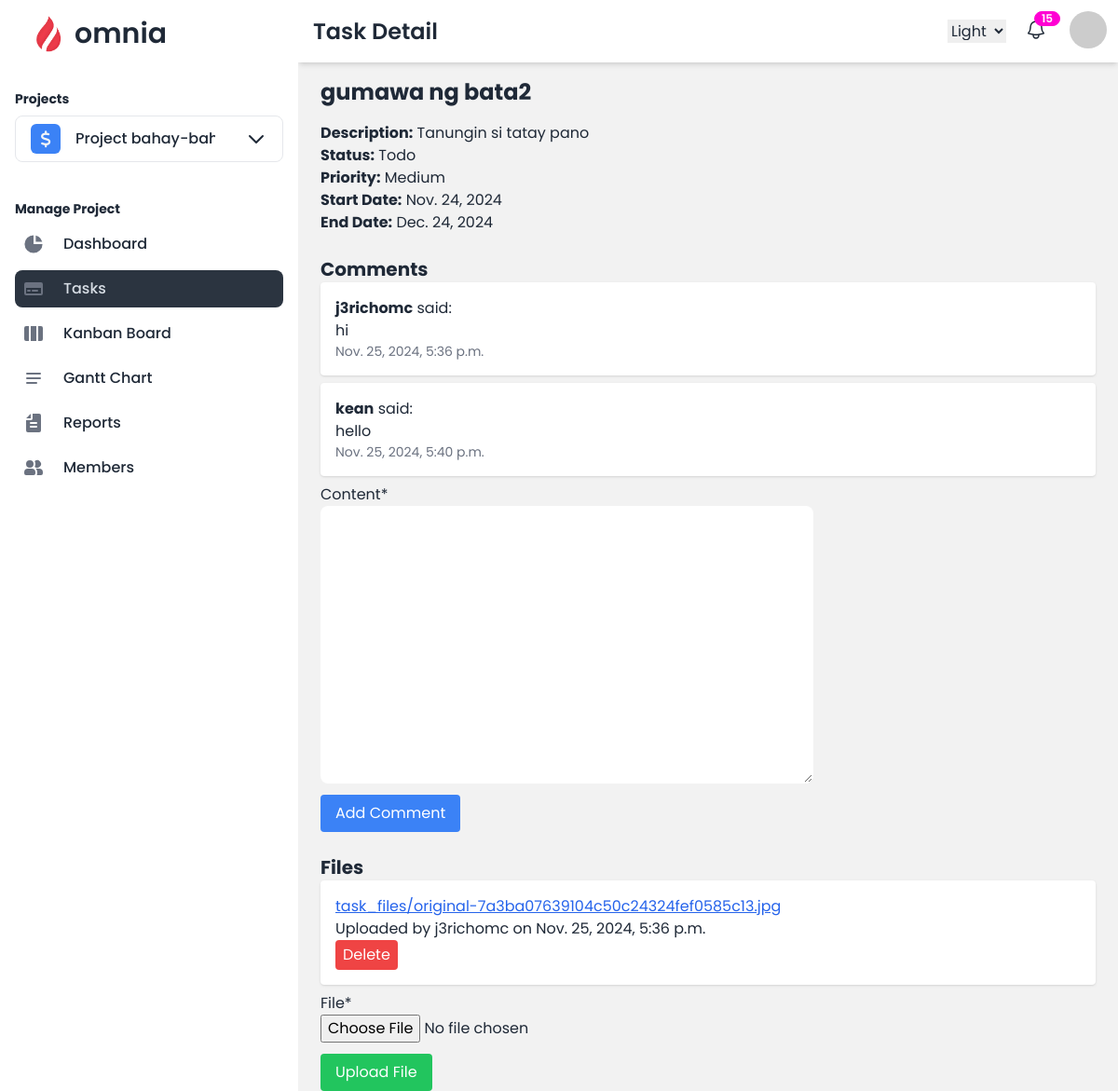
Screenshot of /projects/tasks/1/ (signed in) with the database file from the repository.
### projects/models.py (models this page shows, shortened)
class Task(models.Model):
    STATUS_CHOICES = [
        ('todo', 'Todo'),
        ('in_progress', 'In Progress'),
        ('review', 'Review'),
        ('completed', 'Completed'),
    ]
    PRIORITY_CHOICES = [
        ('high', 'High'),
        ('medium', 'Medium'),
        ('low', 'Low'),
    ]
    name = models.CharField(max_length=255)
    description = models.TextField(blank=True, null=True)
    status = models.CharField(max_length=20, choices=STATUS_CHOICES, default='todo')
    priority = models.CharField(max_length=10, choices=PRIORITY_CHOICES, default='medium')
    start_date = models.DateField()
    end_date = models.DateField()
    created_at = models.DateTimeField(auto_now_add=True)
    sprint = models.ForeignKey(Sprint, on_delete=models.CASCADE, related_name='tasks', blank=True, null=True)
    project = models.ForeignKey(Project, on_delete=models.CASCADE, related_name='tasks')
    assigned_members = models.ManyToManyField(settings.AUTH_USER_MODEL, related_name='tasks', blank=True)
    assigned_teams = models.ManyToManyField(ProjectTeam, related_name='tasks', blank=True)

class TaskComment(models.Model):
    task = models.ForeignKey('Task', on_delete=models.CASCADE, related_name='comments')
    author = models.ForeignKey(settings.AUTH_USER_MODEL, on_delete=models.CASCADE)
    content = models.TextField()
    created_at = models.DateTimeField(auto_now_add=True)

class TaskFile(models.Model):
    task = models.ForeignKey('Task', on_delete=models.CASCADE, related_name='files')
    file = models.FileField(
        upload_to='task_files/',
        validators=[FileExtensionValidator(allowed_extensions=['jpg', 'jpeg', 'png', 'pdf', 'zip'])],
    )
    uploaded_by = models.ForeignKey(settings.AUTH_USER_MODEL, on_delete=models.CASCADE)
    uploaded_at = models.DateTimeField(auto_now_add=True)

class Project(models.Model):
    COLOR_CHOICES = [
        ('purple', 'Purple'),
        ('red', 'Red'),
        ('amber', 'Amber'),
        ('blue', 'Blue'),
        ('green', 'Green'),
        ('teal', 'Teal'),
        ('yellow', 'Yellow'),
        ('orange', 'Orange'),
        ('pink', 'Pink'),
        ('gray', 'Grey'),
    ]
    name = models.CharField(max_length=100)
    emoji_icon = models.CharField(max_length=255, blank=True, null=True)
    description = models.TextField(blank=True, null=True)
    color = models.CharField(max_length=20, choices=COLOR_CHOICES, default='blue')
    start_date = models.DateField()
    end_date = models.DateField()
    current_sprint = models.ForeignKey('Sprint', on_delete=models.CASCADE, related_name='current_sprint', blank=True, null=True)
    created_at = models.DateTimeField(auto_now_add=True)
    owner = models.ForeignKey(settings.AUTH_USER_MODEL, on_delete=models.CASCADE, related_name='owned_projects')

### users/models.py (models this page shows)
class CustomUser(AbstractUser):
    email = models.EmailField(unique=True, blank=False, null=False)
    is_first_login = models.BooleanField(default=True)
    MEMBER = 'member'
    MANAGER = 'manager'
    ROLE_CHOICES = [
        (MEMBER, 'Member'),
        (MANAGER, 'Manager'),
    ]
    role = models.CharField(max_length=10, choices=ROLE_CHOICES, default=MANAGER)
    profile_picture = models.ImageField(upload_to='profile_pictures/', blank=True, null=True)

### projects/views.py (the view)
# urls.py: path('tasks/<int:task_id>/', views.task_detail, name='task_detail'),
@login_required
def task_detail(request, task_id):
    task = Task.objects.get(id=task_id)
    comments = task.comments.all()
    files = task.files.all()
    if request.method == 'POST':
        if 'comment' in request.POST:
            comment_form = TaskCommentForm(request.POST)
            if comment_form.is_valid():
                comment = comment_form.save(commit=False)
                comment.task = task
                comment.author = request.user
                comment.save()
                return redirect('task_detail', task_id=task_id)
        if 'file' in request.FILES:
            file_form = TaskFileForm(request.POST, request.FILES)
            if file_form.is_valid():
                task_file = file_form.save(commit=False)
                task_file.task = task
                task_file.uploaded_by = request.user
                task_file.save()
                return redirect('task_detail', task_id=task_id)
    else:
        comment_form = TaskCommentForm()
        file_form = TaskFileForm()
    return render(
        request,
        'projects/task_detail.html',
        {
            'task': task,
            'comments': comments,
            'files': files,
            'comment_form': comment_form,
            'file_form': file_form,
        },
    )

### projects/forms.py
class TaskCommentForm(forms.ModelForm):
    class Meta:
        model = TaskComment
        fields = ['content']

class TaskFileForm(forms.ModelForm):
    class Meta:
        model = TaskFile
        fields = ['file']

### projects/context_processors.py (called while the page is built)
def user_projects(request):
    if request.user.is_authenticated:
        projects = Project.objects.filter(owner=request.user)
        return {'user_projects': projects}
    return {}

### projects/templatetags/custom_filters.py (called while the page is built)
@register.filter
def get_item(value, key):
    for item in value:
        if item.id == int(key):
            return item
    return None

### projects/templates/projects/task_detail.html (shortened to what this page needs)
{% extends 'project_base.html' %}
{% load crispy_forms_tags %}
{% block heading %}Task Detail{% endblock %}
{% block content %}
<h1 class="text-2xl font-bold mb-4">{{ task.name }}</h1>
<p><strong>Description:</strong> {{ task.description }}</p>
<p><strong>Status:</strong> {{ task.get_status_display }}</p>
<p><strong>Priority:</strong> {{ task.get_priority_display }}</p>
<p><strong>Start Date:</strong> {{ task.start_date }}</p>
<p><strong>End Date:</strong> {{ task.end_date }}</p>
<h2 class="text-xl font-bold mt-6">Comments</h2>
<ul>
    {% for comment in comments %}
        <li class="bg-white shadow p-4 rounded mb-2">
            <p><strong>{{ comment.author.username }}</strong> said:</p>
            <p>{{ comment.content }}</p>
            <p class="text-sm text-gray-500">{{ comment.created_at }}</p>
        </li>
    {% endfor %}
</ul>
<form method="POST">
    {{ comment_form|crispy }}
    <button type="submit" name="comment" class="bg-blue-500 text-white py-2 px-4 rounded">Add Comment</button>
</form>
<h2 class="text-xl font-bold mt-6">Files</h2>
<ul>
    {% for file in files %}
        <li class="bg-white shadow p-4 rounded mb-2">
            <a href="{{ file.file.url }}" class="text-blue-600 underline">{{ file.file.name }}</a>
            <p>Uploaded by {{ file.uploaded_by.username }} on {{ file.uploaded_at }}</p>
            {% if request.user.role == 'manager' %}
                <form method="POST" action="{% url 'delete_file' file.id %}">
                    <button type="submit" class="bg-red-500 text-white py-1 px-2 rounded">Delete</button>
                </form>
            {% endif %}
        </li>
    {% endfor %}
</ul>
<form method="POST" enctype="multipart/form-data">
    {{ file_form|crispy }}
    <button type="submit" name="file" class="bg-green-500 text-white py-2 px-4 rounded">Upload File</button>
</form>
{% endblock %}

### projects/templates/project_base.html (shortened to what this page needs)
{% load static %}
{% load custom_filters %}
<!DOCTYPE html>
<html lang="en" data-theme="light">
<head>
    <link href="https://cdnjs.cloudflare.com/ajax/libs/font-awesome/6.0.0/css/all.min.css" rel="stylesheet">
    <link href="https://cdn.jsdelivr.net/npm/daisyui@4.12.14/dist/full.min.css" rel="stylesheet" type="text/css" />
    <script src="https://cdn.tailwindcss.com"></script>
</head>
<body style="font-family: 'Poppins', sans-serif;">
    <div class="drawer lg:drawer-open">
        <div class="drawer-content flex flex-col">
            <div class="navbar sticky top-0 bg-base-100  z-10 shadow-md ">
                <div class="flex-1">
                    <h1 class="text-2xl font-semibold ml-2">{% block heading %}Dashboard{% endblock %}</h1>
                </div>
                <div class="flex-none">
                    <label class="swap">
                        <select data-choose-theme>
                          <option value="light">Light</option>
                        </select>
                    </label>
                    <div class="dropdown dropdown-bottom dropdown-end">
                      <button class="btn ml-4 btn-circle btn-ghost btn-sm">
                        <div class="indicator">
                            <span class="indicator-item badge badge-secondary badge-sm">15</span>
                        </div>
                      </button>
                    </div>
                    <div class="dropdown dropdown-end ml-4">
                        <label tabindex="0" class="btn btn-ghost btn-circle avatar">
                            <div class="w-10 rounded-full"><img src="https://placeimg.com/80/80/people" alt="profile"></div>
                        </label>
                    </div>
                </div>
            </div>
            <div class="flex-1 overflow-y-auto md:pt-4 pt-4 px-6  bg-base-200">
                {% block content %}
                {% endblock %}
            </div>
        </div>
        <div class="drawer-side z-30">
            <ul class="menu pt-2 px-4 w-80 bg-base-100 min-h-full space-y-2 text-base-content">
                <li class="mb-2 font-semibold text-3xl"><a href="/projects/dashboard"><img class="mask mask-squircle w-10" src="{% static 'logo/logo.png' %}" alt="Omnia Logo">omnia</a> </li>
                    <span class="py-1"></span>
                {% if request.user.role == 'manager' %}
                    <h2 class="text-sm font-bold mt-4 mb-2">Projects</h2>
                    <li tabindex="0" role="button" class="dropdown dropdown-bottom z-50">
                        <span class="flex items-center text-base font-medium rounded-lg transition duration-75 border">
                            {% if request.session.current_project_id %}
                                {% with current_project=user_projects|get_item:request.session.current_project_id %}
                                    <i class="fas {{ current_project.emoji_icon }} text-lg text-gray-100 bg-{{ current_project.color }}-500 w-8 h-8 flex items-center justify-center rounded-md mr-2"></i>
                                    <span class="truncate max-w-[150px] min-w-[150px] flex items-center">
                                        {{ current_project.name }}
                                    </span>
                                {% endwith %}
                            {% else %}
                                Project Name
                            {% endif %}
                            <svg class="w-6 h-6 text-gray-800 ml-6" aria-hidden="true" xmlns="http://www.w3.org/2000/svg" width="24" height="24" fill="none" viewBox="0 0 24 24">
                                <path stroke="currentColor" stroke-linecap="round" stroke-linejoin="round" stroke-width="2" d="m19 9-7 7-7-7"/>
                            </svg>
                        </span>
                    </li>
                    <span class="py-3"></span>
                    {% if request.session.current_project_id %}
                    <h2 class="text-sm font-bold mb-2">Manage Project</h2>
                    <li>
                        <a href="{% url 'dashboard' %}"
                           class="flex items-center p-2 text-base font-medium rounded-lg transition duration-75 {% if request.path == '/projects/dashboard/' %}active{% endif %}"
                        >
                           <span class="ml-3">Dashboard</span>
                        </a>
                    </li>
                    <li>
                        <a href="{% url 'project_tasks' %} "
                           class="flex items-center p-2 text-base font-medium rounded-lg transition duration-75 {% if 'tasks' in request.path %}active{% endif %}">
                           <span class="ml-3">Tasks</span>
                        </a>
                    </li>
                    <li>
                        <a href="{% url 'kanban_board' %}"
                           class="flex items-center p-2 text-base font-medium rounded-lg transition duration-75 {% if 'kanban' in request.path %}active{% endif %}">
                            <svg class="w-6 h-6 text-gray-500" aria-hidden="true" xmlns="http://www.w3.org/2000/svg" width="24" height="24" fill="currentColor" viewBox="0 0 24 24">
                              <path fill-rule="evenodd" d="M15 4H9v16h6V4Zm2 16h3a2 2 0 0 0 2-2V6a2 2 0 0 0-2-2h-3v16ZM4 4h3v16H4a2 2 0 0 1-2-2V6a2 2 0 0 1 2-2Z" clip-rule="evenodd"/>
                            </svg>
                           <span class="ml-3">Kanban Board</span>
                        </a>
                    </li>
                    <li>
                        <a href="{% url 'gantt_chart' %}"
                           class="flex items-center p-2 text-base font-medium rounded-lg transition duration-75 {% if 'gantt' in request.path %}active{% endif %}"
                        >
                            <svg class="w-6 h-6 text-gray-500" aria-hidden="true" xmlns="http://www.w3.org/2000/svg" width="24" height="24" fill="none" viewBox="0 0 24 24">
                              <path stroke="currentColor" stroke-linecap="round" stroke-width="2" d="M5 7h14M5 12h14M5 17h10"/>
                            </svg>
                           <span class="ml-3">Gantt Chart</span>
                        </a>
                    </li>
                    <li>
                        <a href="#" class="flex items-center p-2 text-base font-medium rounded-lg transition duration-75 {% if 'reports' in request.path %}active{% endif %}"
                        >
                           <span class="ml-3">Reports</span>
                        </a>
                    </li>
                    <li>
                        <a href="{% url 'members' %}" class="flex items-center p-2 text-base font-medium rounded-lg transition duration-75 {% if 'members' in request.path %}active{% endif %}"
                        >
                           <span class="ml-3">Members</span>
                        </a>
                    </li>
                    {% endif %}
                {% endif %}
            </ul>
        </div>
    </div>
</body>
</html>

### rows the page displays
Task: name "gumawa ng bata2", description "Tanungin si tatay pano", status "Todo", priority "Medium", start_date "Nov. 24, 2024", end_date "Dec. 24, 2024"
TaskComment: author.username "j3richomc", content "hi", created_at "Nov. 25, 2024, 5:36 p.m."
TaskComment: author.username "kean", content "hello", created_at "Nov. 25, 2024, 5:40 p.m."
TaskFile: file.name "task_files/original-7a3ba07639104c50c24324fef0585c13.jpg", uploaded_by.username "j3richomc", uploaded_at "Nov. 25, 2024, 5:36 p.m."
Project: name "Project bahay-b…"
